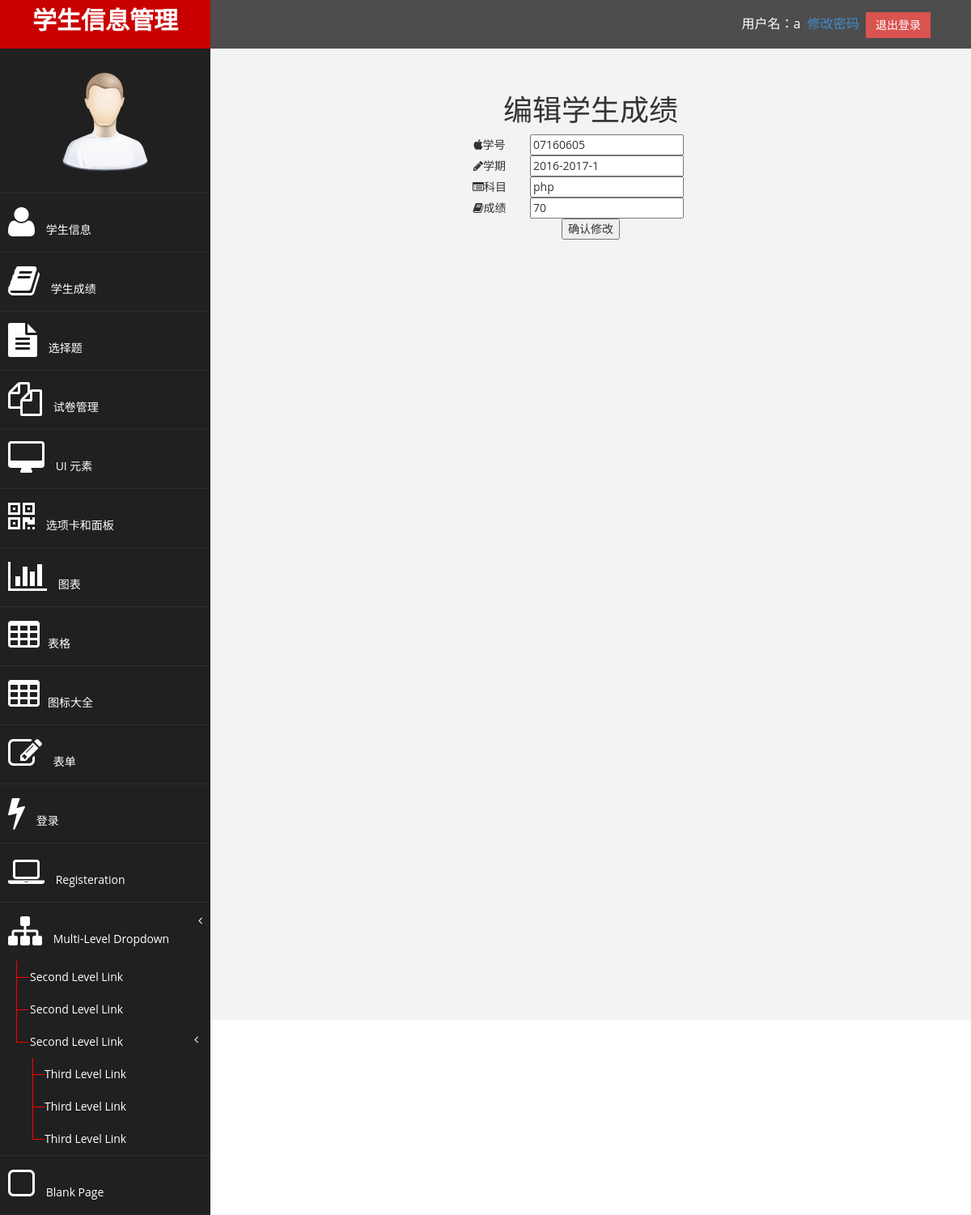
The app's page /studentscore.php?id=1 (signed in) with its own data.
### tables this page shows
CREATE TABLE IF NOT EXISTS `score` (
  `id` int(10) unsigned NOT NULL AUTO_INCREMENT,
  `studentId` varchar(8) NOT NULL,
  `term` char(11) NOT NULL,
  `subject` varchar(20) NOT NULL,
  `mark` int(11) NOT NULL,
  PRIMARY KEY (`id`)
);

### studentscore.php (the view, shortened to what this page needs)
<?php require_once 'base.php';?>
<?php
$id = $_REQUEST ['id'];
$query = "select * from score where id=$id";
$result = mysql_query ( $query );
$row = mysql_fetch_array ( $result );
?>
<div id="page-wrapper" align='center'>
	<div class="row">
		<div class="col-md-12">
			<hr />
		<h1 align='center'>编辑学生成绩</h1>
		<form action="studentscoredo.php" method='post'>
			<table width=350 cellspacing=0 cellpadding=5>
				<tr>
					<td width=100 align='center'><i
							class='fa fa-apple fa-1x'>学号</td>
					<td><input type='text' name='studentId'
						value='<?=$row ['studentId']?>' /></td>
				</tr>
				<tr>
					<td width=100 align='center'><i
							class='fa fa-pencil fa-1x'>学期</td>
					<td><input type='text' name='term' value=<?=$row ['term']?> /></td>
				</tr>
				<tr>
					<td width=100 align='center'><i
							class='fa fa-list-alt fa-1x'>科目</td>
					<td><input type='text' name='subject'
						value=<?=$row ['subject']?> /></td>
				</tr>
				</div>
				<tr>
					<td width=100 align='center'><i
							class='fa fa-book fa-1x'>成绩</td>
					<td><input type='text'
						name='mark' value=<?=$row ['mark']?> /></td>
				</tr>
				<tr>
					<td width=100 align='center' colspan=2><input type='submit'
						value='确认修改' /></td>
				</tr>
	</div>
</body>
</html>

### assets/css/custom.css (style rules this page uses)
body { font-family: 'Open Sans', sans-serif; }
#page-wrapper { padding: 15px 15px; min-height: 600px; background:#F3F3F3; }
@media (min-width:768px) { #page-wrapper { margin: 0 0 0 260px; padding: 15px 30px; min-height: 1200px; } }

### records on screen
score: studentId "07160605", term "2016-2017-1", subject "php", mark "70"

### other values on screen
$userName "a"
